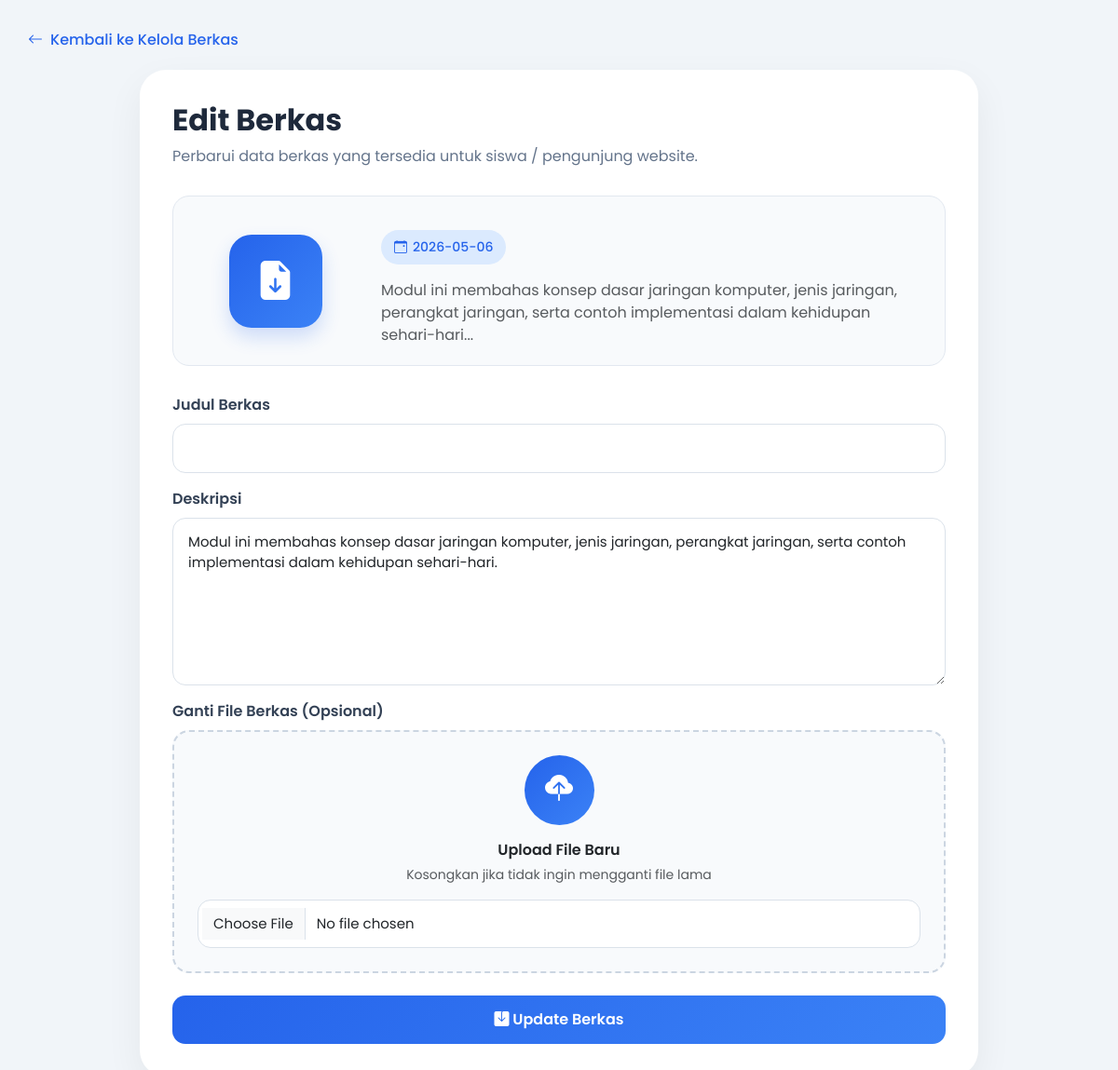
Page /admin/edit_berkas.php?id=5 on the committed database.
### tables this page shows
CREATE TABLE `berkas` (
  `id_berkas` int(11) NOT NULL,
  `judul` varchar(255) NOT NULL,
  `deskripsi` text DEFAULT NULL,
  `file_berkas` varchar(255) NOT NULL,
  `tanggal_upload` date DEFAULT curdate(),
  `kategori` varchar(100) DEFAULT NULL
);

### admin/edit_berkas.php (the view, shortened to what this page needs)
<?php
include '../config/koneksi.php';
$id = $_GET['id'];
$data = mysqli_query($koneksi, "SELECT * FROM berkas WHERE id_berkas='$id'");
$row = mysqli_fetch_assoc($data);
?>
<!DOCTYPE html>
<html>
<head>
    <link href="https://cdn.jsdelivr.net/npm/bootstrap@5.3.0/dist/css/bootstrap.min.css" rel="stylesheet">
    <link href="https://cdn.jsdelivr.net/npm/bootstrap-icons/font/bootstrap-icons.css" rel="stylesheet">
</head>
<body>
<a href="berkas.php" class="back-btn">
    <i class="bi bi-arrow-left"></i> Kembali ke Kelola Berkas
</a>
<div class="form-card">
    <div class="form-header">
        <h2>Edit Berkas</h2>
        <p>Perbarui data berkas yang tersedia untuk siswa / pengunjung website.</p>
    </div>
    <div class="preview-card">
        <div class="row align-items-center">
            <div class="col-md-3 text-center mb-3 mb-md-0">
                <div class="file-icon">
                    <i class="bi bi-file-earmark-arrow-down-fill"></i>
                </div>
            </div>
            <div class="col-md-9">
                <div class="preview-date mb-3">
                    <i class="bi bi-calendar-event"></i>
                    <?= $row['tanggal_upload']; ?>
                </div>
                <p class="text-muted mb-0">
                    <?= substr(strip_tags($row['deskripsi']),0,140); ?>...
                </p>
            </div>
        </div>
    </div>
    <form method="POST" enctype="multipart/form-data">
        <div class="mb-3">
            <label class="form-label">Judul Berkas</label>
            <input type="text" name="judul_berkas" class="form-control"
                   value="<?= $row['judul_berkas']; ?>" required>
        </div>
        <div class="mb-3">
            <label class="form-label">Deskripsi</label>
            <textarea name="deskripsi" class="form-control"><?= $row['deskripsi']; ?></textarea>
        </div>
        <div class="mb-4">
            <label class="form-label">Ganti File Berkas (Opsional)</label>
            <div class="upload-box">
                <div class="upload-icon">
                    <i class="bi bi-cloud-upload-fill"></i>
                </div>
                <p class="fw-semibold mb-1">Upload File Baru</p>
                <p class="text-muted small mb-3">Kosongkan jika tidak ingin mengganti file lama</p>
                <input type="file" name="file_berkas" class="form-control">
            </div>
        </div>
        <button name="update" class="btn btn-update w-100">
            <i class="bi bi-save-fill"></i> Update Berkas
        </button>
    </form>
</div>
</body>
</html>

### admin/edit_berkas.php (style rules this page uses)
* { font-family:'Poppins',sans-serif; }
body { background:#f1f5f9; padding:30px; }
.back-btn { display:inline-flex; align-items:center; gap:8px; color:#2563eb; text-decoration:none; font-weight:500; margin-bottom:20px; }
.form-card { max-width:900px; margin:auto; background:white; border-radius:28px; padding:35px; box-shadow:0 15px 40px rgba(0,0,0,0.06); }
.form-header { margin-bottom:30px; }
.form-header h2 { font-weight:700; color:#1e293b; margin-bottom:8px; }
.form-header p { color:#64748b; margin:0; }
.preview-card { background:#f8fafc; border:1px solid #e2e8f0; border-radius:18px; padding:20px; margin-bottom:30px; }
.file-icon { width:100px; height:100px; border-radius:24px; background:linear-gradient(135deg,#2563eb,#3b82f6); display:flex; align-items:center; justify-content:center; color:white; font-size:42px; margin:auto; box-shadow:0 10px 20px rgba(37,99,235,0.2); }
.preview-date { display:inline-flex; align-items:center; gap:6px; background:#dbeafe; color:#2563eb; padding:8px 14px; border-radius:30px; font-size:14px; font-weight:500; }
.form-label { font-weight:600; color:#334155; margin-bottom:8px; }
.form-control { border-radius:14px; border:1px solid #dbe2ea; padding:14px 16px; font-size:15px; transition:0.3s; box-shadow:none; }
textarea.form-control { min-height:180px; resize:vertical; }
.upload-box { border:2px dashed #cbd5e1; border-radius:18px; padding:25px; text-align:center; background:#f8fafc; transition:0.3s; }
.upload-icon { width:75px; height:75px; background:linear-gradient(135deg,#2563eb,#3b82f6); color:white; border-radius:50%; display:flex; align-items:center; justify-content:center; font-size:30px; margin:0 auto 15px; }
.btn-update { background:linear-gradient(135deg,#2563eb,#3b82f6); color:white; border:none; border-radius:14px; padding:14px 24px; font-weight:600; transition:0.3s; }

### rows in the picture
berkas: tanggal_upload "2026-05-06", deskripsi "Modul ini membahas konsep dasar jaringan komputer, jenis jaringan, perangkat jaringan, serta contoh implementasi dalam kehidupan sehari-hari", deskripsi "Modul ini membahas konsep dasar jaringan komputer, jenis jaringan, perangkat jaringan, serta contoh implementasi dalam kehidupan sehari-hari."
